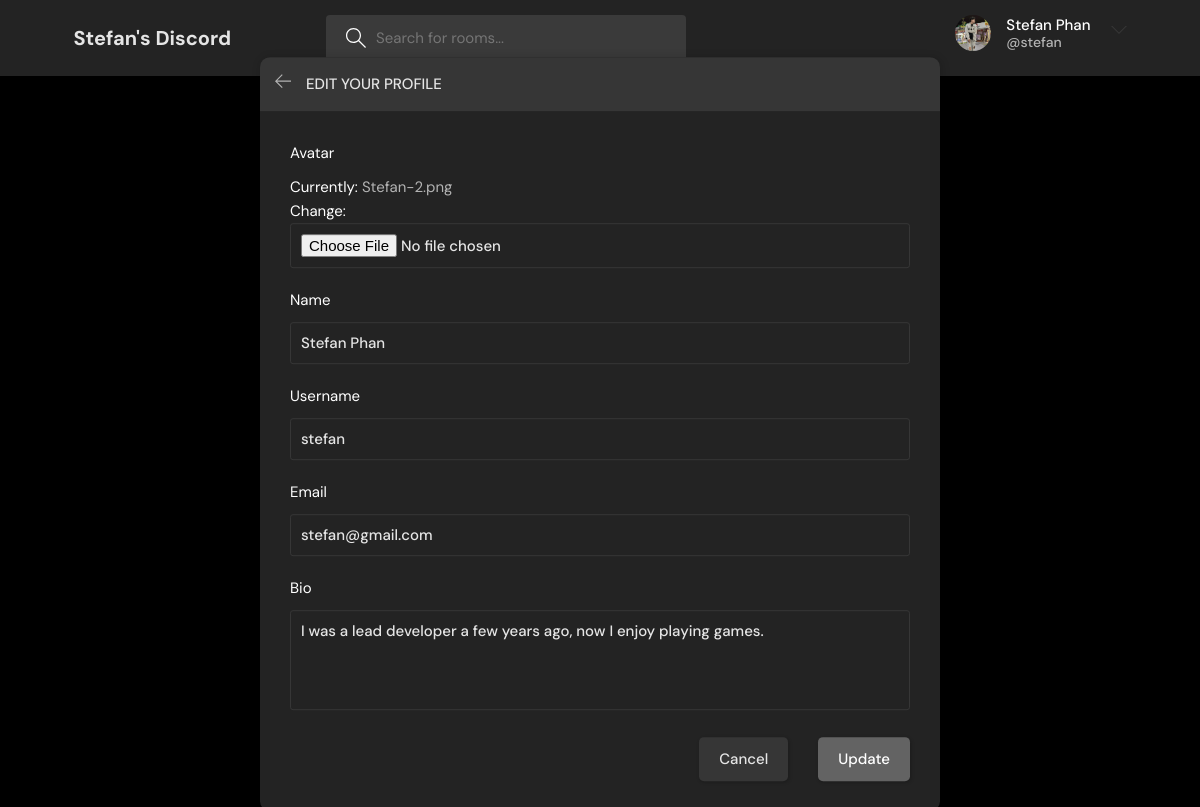
The page /update-user/ (signed in) on the database its author committed.
### base/models.py (models this page shows)
class User(AbstractUser):
    name = models.CharField(max_length=200, null=True)
    email = models.EmailField(unique=True,null=True)
    bio = models.TextField(null=True)
    avatar = models.ImageField(null=True, default="avatar.svg")
    USERNAME_FIELD = 'email'
    REQUIRED_FIELDS = []

### base/views.py (the view)
# urls.py: path('update-user/', views.updateUser, name="update-user"),
@login_required(login_url='login')
def updateUser(request):
    user = request.user
    form = UserForm(instance=user)
    if request.method == 'POST':
        form = UserForm(request.POST, request.FILES, instance=user)
        if form.is_valid():
            form.save()
            return redirect('user-profile', pk=user.id)
    return render(request, 'base/update_user.html', {
        'form': form
    })

### base/forms.py
class UserForm(ModelForm):
    class Meta:
        model = User
        fields = ['avatar', 'name', 'username', 'email', 'bio']

### base/templates/base/update_user.html (shortened to what this page needs)
{% extends 'main.html' %}
{% block content %}
<main class="update-account layout">
  <div class="container">
    <div class="layout__box">
      <div class="layout__boxHeader">
        <div class="layout__boxTitle">
          <a href="{% url 'home' %}">
            <svg version="1.1" xmlns="http://www.w3.org/2000/svg" width="32" height="32" viewBox="0 0 32 32">
              <title>arrow-left</title>
              <path
                d="M13.723 2.286l-13.723 13.714 13.719 13.714 1.616-1.611-10.96-10.96h27.625v-2.286h-27.625l10.965-10.965-1.616-1.607z">
              </path>
            </svg>
          </a>
          <h3>Edit your profile</h3>
        </div>
      </div>
      <div class="layout__body">
        <form class="form" action=" " method="POST" enctype="multipart/form-data">
          {% for field in form %}
          <div class="form__group">
            <label for="profile_pic">{{field.label}}</label>
            {{field}}
          </div>
          {% endfor %}
          <div class="form__action">
            <a class="btn btn--dark" href="{% url 'user-profile' pk=user.id %}">Cancel</a>
            <button class="btn btn--main" type="submit">Update</button>
          </div>
        </form>
      </div>
    </div>
  </div>
</main>
{% endblock content %}

### templates/navbar.html (shortened to what this page needs)
{% load static %}
<header class="header header--loggedIn">
  <div class="container">
    <a href="{% url 'home' %}" class="header__logo">
      <h1>Stefan's Discord</h1>
    </a>
    <form class="header__search" method="GET" action="{% url 'home' %}">
      <label>
        <input name="q" placeholder="Search for rooms..." />
      </label>
    </form>
    <nav class="header__menu">
      {% if request.user.is_authenticated %}
      <div class="header__user">
        <a href="{% url 'user-profile' request.user.id %}">
          <div class="avatar avatar--medium active">
            <img src="{{request.user.avatar.url}}" />
          </div>
          <p>{{request.user.name}}<span>@{{request.user.username}}</span></p>
        </a>
        <div class="dropdown">
          <button class="dropdown-button" style="background-color: none;" type="button" data-bs-toggle="dropdown" aria-expanded="false">
            <svg version="1.1" xmlns="http://www.w3.org/2000/svg" width="32" height="32" viewBox="0 0 32 32">
              <title>chevron-down</title>
              <path d="M16 21l-13-13h-3l16 16 16-16h-3l-13 13z"></path>
            </svg>
          </button>
        </div>
      </div>
      {% endif %}
    </nav>
  </div>
</header>

### static/styles/gameHubStyle.css (style rules this page uses)
:root { --color-main: #b3b3b3; --color-main-light: #e1f6fb; --color-dark: #232323; --color-dark-medium: #3a3a3a; --color-dark-light: #363636; --color-light: #e5e5e5; --color-gray: #ffffff; --color-light-gray: #ffffff; --color-bg: #000000; --color-success: #5dd693; --color-error: #fc4b0b; }
* { font-family: "DM Sans", -apple-system, BlinkMacSystemFont, "Segoe UI", Roboto, Oxygen, Ubuntu, Cantarell, "Open Sans", "Helvetica Neue", sans-serif; margin: 0; padding: 0; box-sizing: border-box; text-rendering: optimizeLegibility; font-size: inherit; }
html { font-size: 56.25%; }
@media only screen and (min-width: 1200px) { html { font-size: 62.5%; } }
body { line-height: 1.6; font-weight: 400; font-size: 1.5rem; color: var(--color-light-gray); background-color: var(--color-bg); min-height: 100vh; }
img { width: 100%; }
a { display: inline-block; color: var(--color-main); text-decoration: none; }
.container { max-width: 120rem; width: 90%; margin: auto; }
.btn { background-color: transparent; border: none; display: inline-flex; align-items: center; gap: 1rem; cursor: pointer; transition: all ease-in-out 0.3s; padding: 1rem 2rem; border-radius: 5px; box-shadow: 1px 1px 3px 1px rgba(0, 0, 0, 0.15); font-weight: 500; }
.btn--main { background-color: rgb(99, 99, 99); color: var(--color-gray); }
.btn--dark { background-color: var(--color-dark-light); color: var(--color-light); }
.avatar { position: relative; display: inline-block; border-radius: 50%; border: 2px solid var(--color-grey); }
.avatar img { display: block; border-radius: 50%; object-fit: cover; object-position: center; }
.avatar.active::after { background-color: var(--color-success); }
.avatar.avatar--medium img { width: 3.6rem; height: 3.6rem; border-radius: 50%; }
.header { padding: 1.5rem; background-color: var(--color-dark); }
.header > .container { display: flex; gap: 9.5rem; }
.header__logo, .header__user { display: flex; gap: 2rem; align-items: center; }
.header__logo > h1 { font-weight: 700; font-size: 2rem; color: var(--color-light); }
.header__search > label { background-color: var(--color-dark-medium); padding: 1.3rem 1rem; display: flex; align-items: center; gap: 1rem; border-radius: 4px; }
.header__search svg { fill: var(--color-gray); width: 2rem; height: 2rem; margin-left: 1rem; }
.header__search input { width: 30rem; background: transparent; border: none; outline: none; color: var(--color-light); }
.header__menu { margin-left: auto; position: relative; }
.header__menu a { display: flex; gap: 1.5rem; align-items: center; font-weight: 500; text-decoration: none; color: var(--color-gray); }
.header__menu img { height: 3.6rem; }
.header__menu p { line-height: 1.2; }
.header__menu span { color: var(--color-main); font-weight: 500; font-size: 1.4rem; display: block; }
.header__menu svg { width: 1.6rem; height: 1.6rem; fill: var(--color-dark-light); }
.dropdown-button { background: transparent; border: 0; outline: 0; cursor: pointer; }
.layout { margin-top: 2.4rem; }
.layout > .container { display: flex; justify-content: space-between; align-items: flex-start; }
.layout__box { width: 90%; max-width: 48rem; min-height: 40rem; position: absolute; top: 50%; left: 50%; transform: translate(-50%, -46%); background-color: var(--color-dark); border-radius: 1rem; box-shadow: 1px 1px 6px 3px rgba(0, 0, 0, 0.1); overflow: hidden; }
.layout__boxHeader { display: flex; padding: 1.5rem; background-color: var(--color-dark-light); }
.layout__boxTitle { display: flex; gap: 1.5rem; align-items: center; }
.layout__boxTitle h3 { text-transform: uppercase; font-weight: 500; color: var(--color-light); }
.layout__boxTitle svg { width: 1.6rem; height: 1.6rem; fill: var(--color-main); }
.layout__body { margin: 3rem; }
.form__group { margin-bottom: 2rem; width: 100%; }
.form__group label { display: block; font-size: 1.5rem; margin-bottom: 1rem; }
.form__group input, .form__group textarea, .form__group select { background: transparent; border: 1px solid var(--color-dark-light); padding: 1rem; border-radius: 3px; width: 100%; color: var(--color-light); font-weight: 500; outline: none; }
.form__group textarea { background: transparent; height: 10rem; resize: none; }
.form__action { display: flex; justify-content: flex-end; gap: 3rem; }
.update-account.layout .layout__box { max-width: 68rem; }
.dropdown-button { background-color: none; }

### rows shown on the page
User: user.avatar (picture), user.name "Stefan Phan", user.username "stefan", form "Stefan Phan" "stefan" "stefan@gmail.com" "I was a lead developer a few years ago, now I enjoy playing games."

### other values the page prints
{{ field.label }} "Avatar" "Name" "Username" "Email" "Bio"
